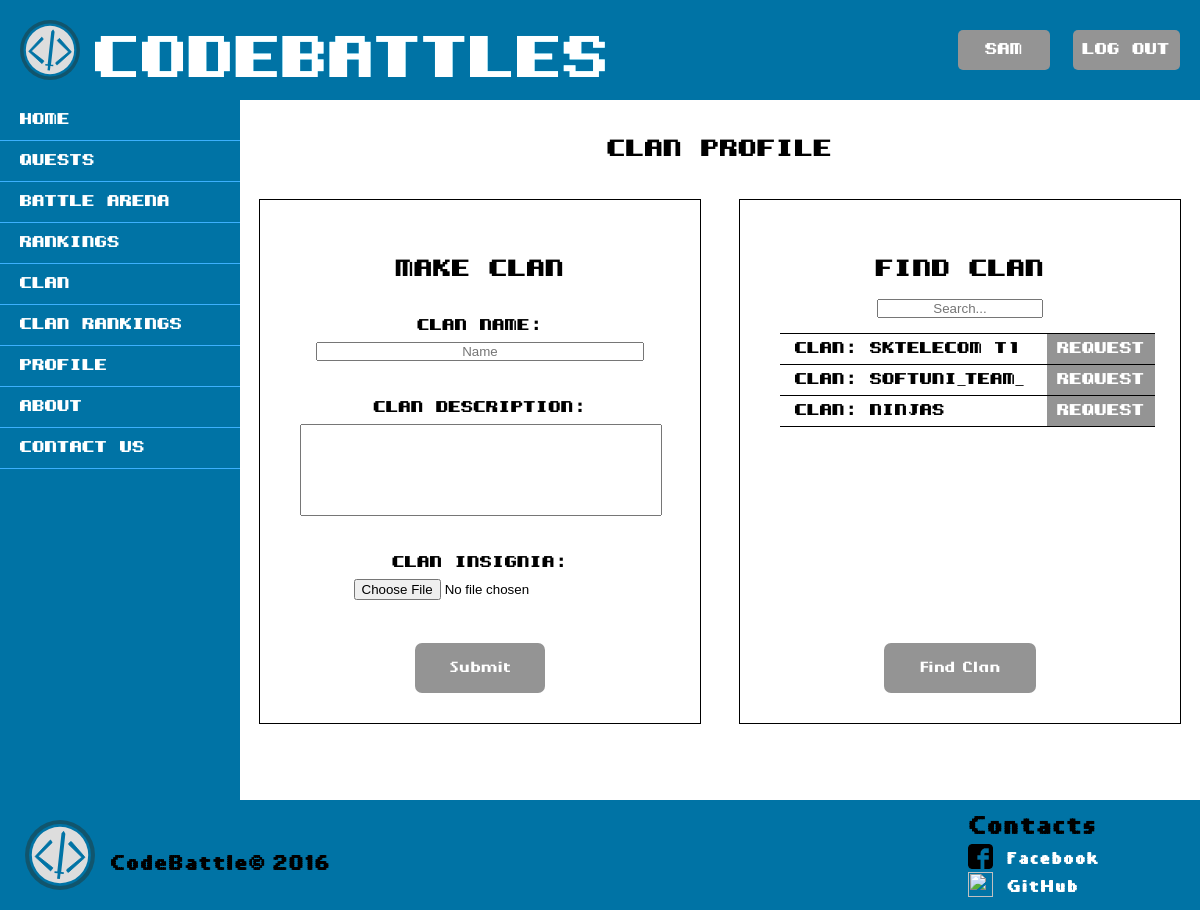
The page /make-clan.php (signed in) on the database its author committed.
### tables this page shows
CREATE TABLE `teams` (
  `id` int(11) NOT NULL,
  `name` varchar(50) NOT NULL,
  `description` varchar(500) NOT NULL,
  `xp` int(11) NOT NULL,
  `leader` varchar(50) NOT NULL
);

### make-clan.php (the view, shortened to what this page needs)
<!DOCTYPE html>
<html lang="en" xmlns="http://www.w3.org/1999/html">
<head>
    <link rel="stylesheet" href="styles/headerAndFooter.css">
    <link rel="stylesheet" href="styles/sidebar.css">
    <link rel="stylesheet" href="styles/main.css">
    <link rel="stylesheet" href="styles/make-clan.css">
</head>
<body>
<?php include_once('header.php');
?>
<div class="wrapper">
    <div class="clan_profile">
        <h2 class="Header">Clan Profile</h2>
    </div>
    <div class="section">
        <div class="make-clan">
            <h2 class="Header">Make clan</h2>
            <form action="make-clan.php" method="post" enctype="multipart/form-data">
				<fieldset class="">
                    <p class="fieldTitle">Clan name:</p>
                    <input type="text" name="clanname" placeholder="Name"/>
                </fieldset>
                <fieldset>
                    <p  class="fieldTitle">Clan description:</p>
                    <textarea name="description" ></textarea>
                </fieldset>
                <fieldset>
                    <p class="fieldTitle">Clan Insignia:</p>
                    <input type="file" name="fileToUpload" id="fileToUpload"/><br>
                </fieldset>
                <input type="submit" name="submit_clan" value="Submit"/>
            </form>
        </div>
        <div class="find-clan">
            <h2 class="Header">Find clan</h2>
			<form class="find" method="post" action="make-clan.php">
                <div class="search_bar">
                    <input type="text" name="search" placeholder="Search..."/>
                </div>
				<ul class="foundMatches">
					<?php
					if (!isset($_POST['find_clan'])) {
						$sql = "SELECT name FROM teams";
						$results = mysqli_query($connect, $sql);
						while ($row = $results->fetch_assoc()) {
							echo '<li class="match">clan: ' . $row['name'] . '<a href="scripts/clanRequest.php?team_id=' . $row['name'] . '">Request</a></li>';
						}
					}
					?>
				</ul>
                <input class="submit-btn" type="submit" name="find_clan"value="Find Clan"/>
                </div>
        </div>
    </div>
</body>
</html>

### styles/headerAndFooter.css (style rules this page uses)
*:not(section) { margin: 0; padding:0; transition: all 0.5s, font-size 0.3s; }
body { width: 100%; padding-top: 100px; background: #0073A5; }
.mainFooter { position: relative; clear: both; width: 100%; height: 110px; letter-spacing: 2px; background-color: #0073A5; font-family: Text; font-weight: bold; }
.flogo { display: inline-block; width: 70px; height: 70px; margin: 20px 15px 0px 25px; }
.cpheader { position: absolute; top: 50px; display: inline-block; font-family: Text; font-size: 20px; }
.contact-image { position: relative; top: 5px; display: inline-block; width: 25px; height: 25px; }
.contacts { position: relative; display: inline-block; float: right; margin-top: 10px; margin-right: 100px; }
.contacts ul { list-style: none; }
.contacts h2 { display: block; }
.contact-links { display: inline-block; text-decoration: none; color: #FFF; }

### styles/main.css (style rules this page uses)
.wrapper { min-height: 700px; background-color: white; display: flex; flex-direction: column; }

### styles/make-clan.css (style rules this page uses)
.Header { margin-top: 40px; margin-bottom: 20px; text-align: center; font-family: Sidebar; }
.section { display: flex; flex-direction: row; width: 100%; flex-wrap: wrap; align-content: center; justify-content: space-around; }
.make-clan, .find-clan { display: block; width: 400px; margin: 20px 5px; padding: 20px; border: 1px solid black; font-family: Sidebar; }
form { display: flex; flex-direction: column; }
fieldset { display: flex; flex-direction: column; width: 90%; margin: 20px auto; border: none; }
.fieldTitle { display: block; margin-bottom: 10px; text-align: center; }
input[type=text] { display: block; width: 90%; margin: 0 auto; text-align: center; }
#fileToUpload { min-width: 200px; margin: 0 auto; }
input[type=submit] { position: relative; display: block; height: 50px; margin: 10px auto; padding: 10px 35px; color: #FFF; border: 0; border-radius: 7px; background: rgb(148,148,148); font-family: Quest; }
textarea { width: 100%; height: 90px; margin: 0 auto; resize: none; }
.submit-btn { position: relative; }
.search_bar { margin: 0 auto; }
.foundMatches { display: block; width: 90%; height: 300px; margin: 0 auto; margin-top: 15px; list-style: none; }
.match { display: flex; flex-direction: row; width: 100%; height: 30px; padding: 0 0 0 15px; border-bottom: 1px solid black; line-height: 30px; justify-content: space-between; }
.match:first-child { border-top: 1px solid black; }
.match a, .match a:visited { width: 30%; text-align: center; text-decoration: none; color: #fff; background: rgb(148, 148, 148); }

### rows shown on the page
teams: name "SKTelecom T1"
teams: name "softuni_team_"
teams: name "Ninjas"

### other values the page prints
$log_username "Sam"
